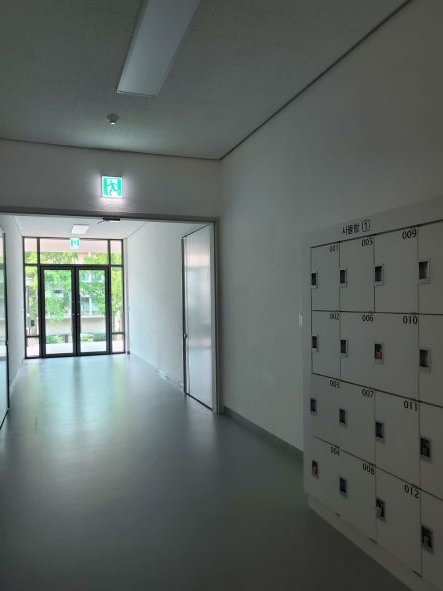
#> input picture 0510/edo2.jpg, 443 x 591 px
$ python exercise.py
#> lines starting #> are read from the running program, lines starting #| are printed output that depends on the picture; after the words box and inside, x2 and y2 are one past the last pixel; in counts of white or black regions, pixels touching at a corner belong together
## hw7 ##

import numpy as np
import cv2
from matplotlib import pyplot as plt

MIN_MATCH_COUNT = 4

img1 = cv2.imread('edo2.jpg', 3)
#> img1 is the input picture: shape (591, 443, 3); mean B, G, R 100.9, 103.9, 96.6
orimg1 = cv2.imread('edo2.jpg', 3)
img2 = cv2.imread('edo1.jpg', 3)
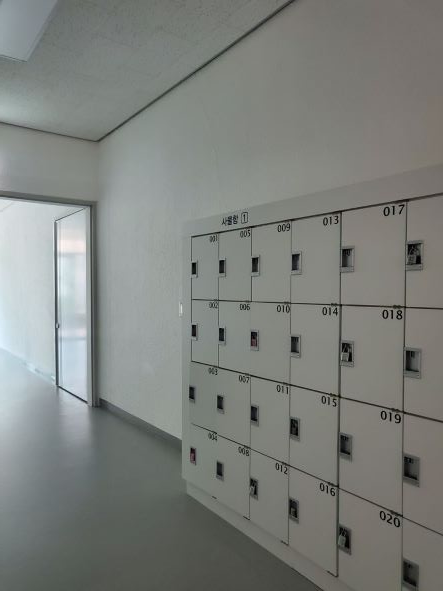
#> input picture 0510/edo1.jpg, 443 x 591 px
#> img2 is the input picture: shape (591, 443, 3); mean B, G, R 124.3, 128.2, 125.2

########## Matching ##########

sift = cv2.SIFT_create()

kp1, des1 = sift.detectAndCompute(img1, None)
#> kp1 = 379 keypoints; strongest (x, y, size): (43, 355, 6.3), (26, 358, 2.6), (77, 353, 7), (109, 352, 5.6)
kp2, des2 = sift.detectAndCompute(img2, None)
#> kp2 = 307 keypoints; strongest (x, y, size): (194, 265, 3.3), (194, 327, 3.3), (221, 331, 4.1), (255, 261, 5)


# FLANN_INDEX_KDTREE = 0 = algorithm
index_params = dict(algorithm = 0, trees = 5)
search_params = dict(checks = 50)

flann = cv2.FlannBasedMatcher(index_params, search_params)
matches = flann.knnMatch(des1, des2, k=2)
#> matches = 379 matches

good = []
for m,n in matches:
    if m.distance < 0.9*n.distance:
        good.append(m)
#> after the loop, good = 140 matches

if len(good) > MIN_MATCH_COUNT:
    src_pts = np.float32([kp1[m.queryIdx].pt for m in good]).reshape(-1, 1, 2)
#> src_pts = 140 rows, first 8: [4.67, 411.5], [25.59, 239.5], [26.04, 249.9], [26.07, 336.7], [26.13, 357.6], [28.05, 354.9], [32.26, 282.6], [37.01, 353.2]
    dst_pts = np.float32([kp2[m.trainIdx].pt for m in good]).reshape(-1, 1, 2)
#> dst_pts = 140 rows, first 8: [299.3, 261.4], [87.69, 209.1], [293.4, 223.1], [340.4, 211.6], [336.9, 575.9], [87.69, 209.1], [62.65, 290.2], [87.69, 209.1]

    M, mask = cv2.findHomography(src_pts, dst_pts, cv2.RANSAC, 5.0)
#> M = [[1.35, -0.00901, -180.5], [0.214, 1.24, -82.09], [0.000696, 5.27e-05, 1]]; mask = 140 values, max 1 at index 43, min 0 at index 0, mean 0.386
    # M, mask = cv2.findHomography(src_pts, dst_pts, cv2.RHO)     # Without RANSAC

    matchesMask = mask.ravel().tolist()
#> matchesMask has the same summary as mask

    h, w, ch = img1.shape
#> h = 591; w = 443; ch = 3
    pts = np.float32([[0, 0], [0, h-1], [w-1, h-1], [w-1, 0]]).reshape(-1, 1, 2)
#> pts = [[0, 0], [0, 590], [442, 590], [442, 0]]
    dst = cv2.perspectiveTransform(pts, M)
#> dst = [[-180.5, -82.09], [-180.2, 629.5], [306, 555.5], [317.3, 9.51]]

    img2 = cv2.polylines(img2, [np.int32(dst)], True, 255, 3, cv2.LINE_AA)
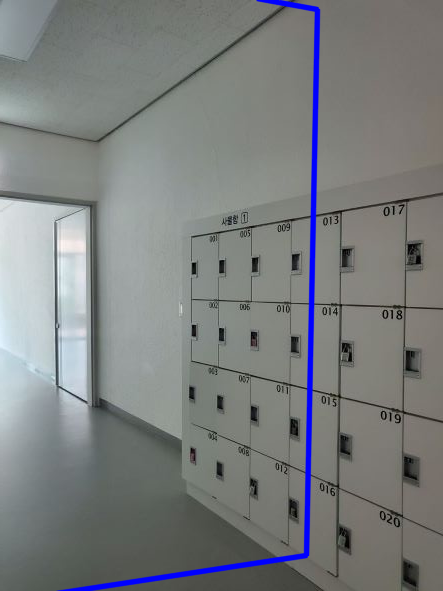
#> img2: shape (591, 443, 3); 2.22% of pixels changed, all inside (x1, y1, x2, y2) = (55, 0, 321, 591)

else:
    print("Not enough matches are fount - %d/%d" % (len(good), MIN_MATCH_COUNT))
    matchesMask = None

########## Image Matching ##########

draw_params = dict(matchColor = (0, 255, 0),        #green
                   singlePointColor = None,
                   matchesMask = matchesMask,
                   flags = 2)
#> draw_params = 4 items

img3 = cv2.drawMatches(img1, kp1, img2, kp2, good, None, **draw_params)
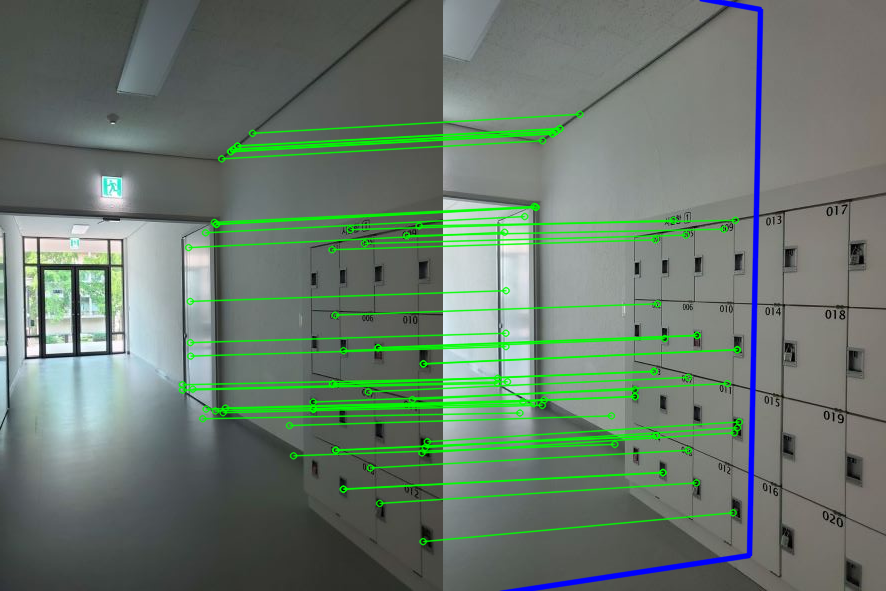
#> img3: shape (591, 886, 3); mean B, G, R 109.1, 120.5, 105.4
plt.imshow(img3, 'binary'), plt.show()

# img1: right view, img2: left view
width = img2.shape[1]+img1.shape[1]
#> width = 886
height = img2.shape[0]+img1.shape[0]
#> height = 1182

dst = cv2.warpPerspective(orimg1, M, (width, height))   # 전기관 예시 이미지에서 쓴 것. 다른 이미지에는 다른방법 써보기
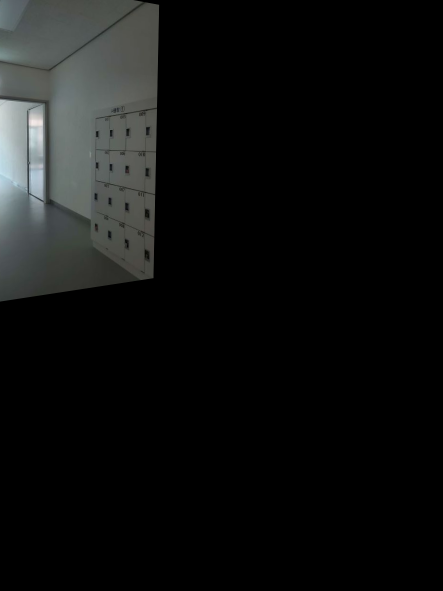
#> dst: shape (1182, 886, 3) (shown at 1/2 size); mean B, G, R 16.1, 16.6, 15.6

cv2.imshow("Warping right to left", dst), plt.show()

dst[0:img2.shape[0], 0:img2.shape[1]] = img2
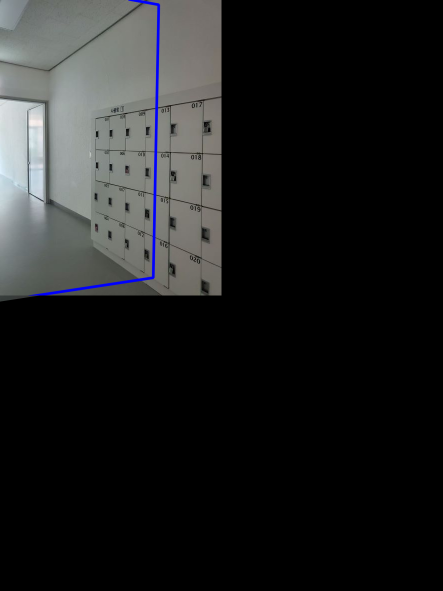
#> dst: shape (1182, 886, 3) (shown at 1/2 size); mean B, G, R 31.7, 31.6, 30.9

cv2.imshow("Stitching", dst), plt.show()

cv2.waitKey(0)
cv2.destroyAllWindows()
